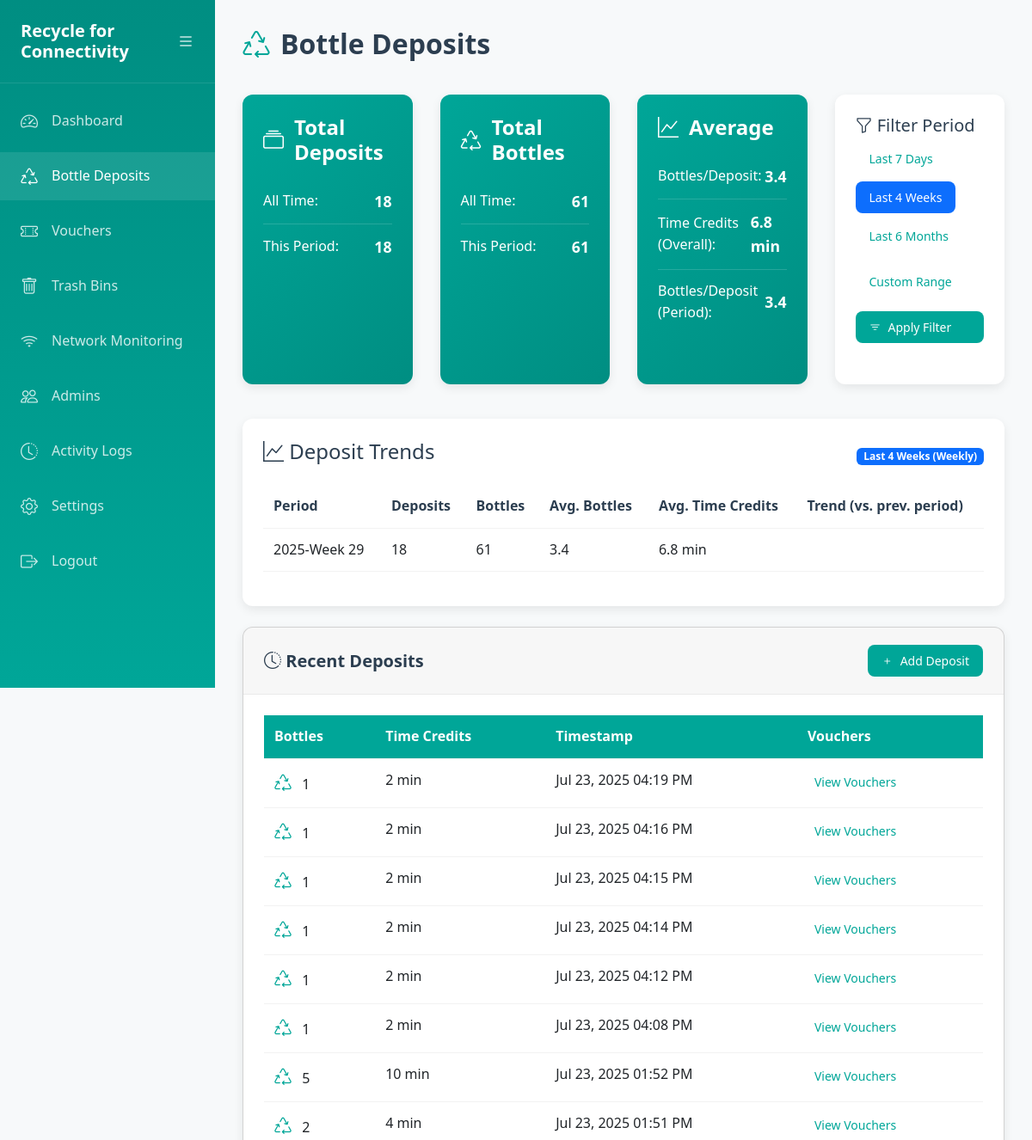
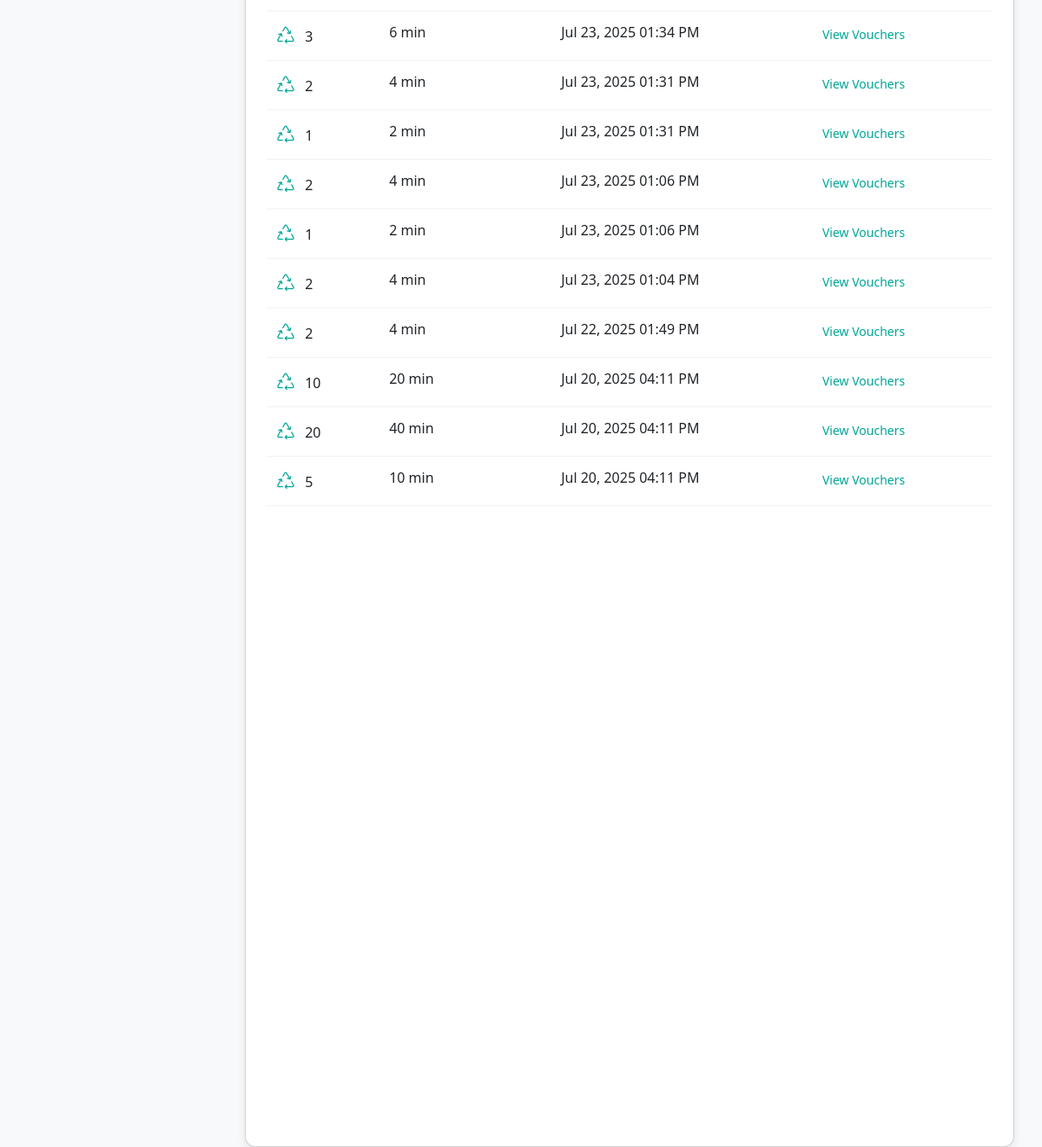
Screenshot of /bottle_deposits.php (signed in) with the database file from the repository (2 pictures, top to bottom).
### tables this page shows
CREATE TABLE `transactions` (
  `transaction_id` int(11) NOT NULL,
  `user_id` int(11) NOT NULL,
  `bottle_count` int(11) NOT NULL,
  `time_credits_earned` decimal(10,0) NOT NULL,
  `created_at` timestamp NULL DEFAULT current_timestamp()
);

### config.php (called while the page is built, shortened)
<?php
$conn = new mysqli(DB_HOST, DB_USERNAME, DB_PASSWORD, DB_NAME);
$conn->set_charset("utf8");
$conn->query("SET time_zone = '+08:00'");
function getMinutesPerBottle() {
    global $conn;
    $result = $conn->query("SHOW TABLES LIKE 'Settings'");
    $result = $conn->query("SELECT minutes_per_bottle FROM Settings LIMIT 1");
    return ($result && $result->num_rows > 0) ? (float)$result->fetch_row()[0] : 2.0;
}
?>

### bottle_deposits.php (the view, shortened to what this page needs)
<?php
require_once 'config.php';
$timeFilter = $_GET['time_filter'] ?? 'week';
$customStartDate = $_GET['custom_start_date'] ?? '';
$customEndDate = $_GET['custom_end_date'] ?? '';
$dateCondition = '';
$params = array();
$paramTypes = '';
if ($timeFilter === 'day') {
    $dateCondition = "AND DATE(created_at) >= CURDATE() - INTERVAL 7 DAY";
} elseif ($timeFilter === 'week') {
    $dateCondition = "AND created_at >= DATE_SUB(NOW(), INTERVAL 4 WEEK)";
} elseif ($timeFilter === 'month') {
    $dateCondition = "AND created_at >= DATE_SUB(NOW(), INTERVAL 6 MONTH)";
} elseif ($timeFilter === 'custom' && $customStartDate && $customEndDate) {
    $dateCondition = "AND DATE(created_at) BETWEEN ? AND ?";
    $params = array($customStartDate, $customEndDate);
    $paramTypes = 'ss';
}
$groupBy = '';
$dateFormat = '';
switch ($timeFilter) {
    case 'week':
        $groupBy = 'YEARWEEK(created_at)';
        $dateFormat = 'CONCAT(YEAR(created_at), "-Week ", LPAD(WEEK(created_at, 1), 2, "0")) as period';
        break;
}
$statsQuery = "
    SELECT
        $dateFormat,
        COUNT(*) as deposit_count,
        SUM(bottle_count) as total_bottles,
        AVG(bottle_count) as avg_bottles_per_deposit
    FROM Transactions
    WHERE 1=1 $dateCondition
    GROUP BY $groupBy
    ORDER BY period DESC
";
if (!empty($params)) {
    $stmt = $conn->prepare($statsQuery);
    $stmt->bind_param($paramTypes, ...$params);
    $stmt->execute();
    $statsResult = $stmt->get_result();
    $depositStats = $statsResult->fetch_all(MYSQLI_ASSOC);
} else {
    $depositStats = $conn->query($statsQuery)->fetch_all(MYSQLI_ASSOC);
}
$overallStatsQuery = "
    SELECT
        COUNT(*) as total_deposits,
        SUM(bottle_count) as total_bottles,
        AVG(bottle_count) as avg_bottles_per_deposit,
        MIN(created_at) as first_deposit_date,
        MAX(created_at) as last_deposit_date
    FROM Transactions
    WHERE 1=1 $dateCondition
";
if (!empty($params)) {
    $stmt = $conn->prepare($overallStatsQuery);
    $stmt->bind_param($paramTypes, ...$params);
    $stmt->execute();
    $overallResult = $stmt->get_result();
    $overallStats = $overallResult->fetch_assoc();
} else {
    $overallStats = $conn->query($overallStatsQuery)->fetch_assoc();
}
$deposits = $conn->query("
    SELECT transaction_id AS deposit_id, bottle_count, created_at AS timestamp
    FROM Transactions
    ORDER BY created_at DESC
    LIMIT 20
")->fetch_all(MYSQLI_ASSOC);
?>
<!DOCTYPE html>
<html lang="en">
<head>
    <link rel="stylesheet" href="https://cdn.jsdelivr.net/npm/bootstrap@5.2.3/dist/css/bootstrap.min.css">
    <link rel="stylesheet" href="https://cdn.jsdelivr.net/npm/bootstrap-icons@1.10.0/font/bootstrap-icons.css">
    <link rel="stylesheet" href="/css/styles.css">
</head>
<body class="dashboard-container">
    <div class="sidebar" id="sidebar">
        <div class="sidebar-header">
            <div class="logo">
                <h1><?= SITE_NAME ?></h1>
            </div>
            <button class="sidebar-toggle" id="sidebarToggle">
                <i class="bi bi-list"></i>
            </button>
        </div>
        <nav>
            <ul>
                <li>
                    <a href="dashboard.php">
                        <i class="bi bi-speedometer2"></i>
                        <span>Dashboard</span>
                    </a>
                </li>
                <li class="active">
                    <a href="bottle_deposits.php">
                        <i class="bi bi-recycle"></i>
                        <span>Bottle Deposits</span>
                    </a>
                </li>
                <li>
                    <a href="vouchers.php">
                        <i class="bi bi-ticket-perforated"></i>
                        <span>Vouchers</span>
                    </a>
                </li>
                <li>
                    <a href="bins.php">
                        <i class="bi bi-trash"></i>
                        <span>Trash Bins</span>
                    </a>
                </li>
                <li class="">
                    <a href="sessions.php">
                        <i class="bi bi-wifi"></i>
                        <span>Network Monitoring</span>
                    </a>
                </li>
                <li>
                    <a href="users.php">
                        <i class="bi bi-people"></i>
                        <span>Admins</span>
                    </a>
                </li>
                <li>
                    <a href="activity_logs.php">
                        <i class="bi bi-clock-history"></i>
                        <span>Activity Logs</span>
                    </a>
                </li>
                <li>
                    <a href="settings.php">
                        <i class="bi bi-gear"></i>
                        <span>Settings</span>
                    </a>
                </li>
                <li>
                    <a href="logout.php">
                        <i class="bi bi-box-arrow-right"></i>
                        <span>Logout</span>
                    </a>
                </li>
            </ul>
        </nav>
    </div>
    <div class="main-content">
        <div class="main-header">
            <h2><i class="bi bi-recycle"></i> Bottle Deposits</h2>
        </div>
        <div class="row mb-4">
            <div class="col-md-3">
                <div class="stats-card">
                    <h4><i class="bi bi-collection"></i> Total Deposits</h4>
                    <div class="stat-item">
                        <span>All Time:</span>
                        <span class="stat-value"><?php echo number_format($overallStats['total_deposits'] ?? 0); ?></span>
                    </div>
                    <div class="stat-item">
                        <span>This Period:</span>
                        <span class="stat-value">
                            <?php echo number_format(array_sum(array_column($depositStats, 'deposit_count'))); ?>
                        </span>
                    </div>
                </div>
            </div>
            <div class="col-md-3">
                <div class="stats-card">
                    <h4><i class="bi bi-recycle"></i> Total Bottles</h4>
                    <div class="stat-item">
                        <span>All Time:</span>
                        <span class="stat-value"><?php echo number_format($overallStats['total_bottles'] ?? 0); ?></span>
                    </div>
                    <div class="stat-item">
                        <span>This Period:</span>
                        <span class="stat-value">
                            <?php echo number_format(array_sum(array_column($depositStats, 'total_bottles'))); ?>
                        </span>
                    </div>
                </div>
            </div>
            <div class="col-md-3">
                <div class="stats-card">
                    <h4><i class="bi bi-graph-up"></i> Average</h4>
                    <div class="stat-item">
                        <span>Bottles/Deposit:</span>
                        <span class="stat-value"><?php echo number_format($overallStats['avg_bottles_per_deposit'] ?? 0, 1); ?></span>
                    </div>
                    <div class="stat-item">
                        <span>Time Credits (Overall):</span>
                        <span class="stat-value">
                            <?php
                            $overallAvgTimeCredits = ($overallStats['avg_bottles_per_deposit'] ?? 0) * getMinutesPerBottle();
                            echo number_format($overallAvgTimeCredits, 1) . ' min';
                            ?>
                        </span>
                    </div>
                    <div class="stat-item">
                        <span>Bottles/Deposit (Period):</span>
                        <span class="stat-value">
                            <?php
                            $total_bottles_period = array_sum(array_column($depositStats, 'total_bottles'));
                            $total_deposits_period = array_sum(array_column($depositStats, 'deposit_count'));
                            echo $total_deposits_period > 0 ? number_format($total_bottles_period / $total_deposits_period, 1) : '0.0';
                            ?>
                        </span>
                    </div>
                </div>
            </div>
            <div class="col-md-3">
                <div class="filter-section">
                    <h5><i class="bi bi-funnel"></i> Filter Period</h5>
                    <form method="GET" action="bottle_deposits.php">
                        <div class="d-flex flex-wrap justify-content-between gap-2 mb-3" role="group">
                            <label class="btn btn-outline-primary time-filter-btn" for="day_filter">Last 7 Days</label>
                            <label class="btn btn-outline-primary time-filter-btn" for="week_filter">Last 4 Weeks</label>
                            <label class="btn btn-outline-primary time-filter-btn" for="month_filter">Last 6 Months</label>
                        </div>
                        <div class="mb-3">
                            <label class="btn btn-outline-primary time-filter-btn w-100" for="custom_filter">Custom Range</label>
                        </div>
                        <button type="submit" class="btn btn-primary w-100">
                            <i class="bi bi-filter"></i> Apply Filter
                        </button>
                    </form>
                </div>
            </div>
        </div>
        <div class="chart-container">
            <div class="d-flex justify-content-between align-items-center mb-3">
                <h4><i class="bi bi-graph-up"></i> Deposit Trends</h4>
                <div>
                    <span class="badge bg-primary">
                        <?php
                        $filterText = '';
                        if ($timeFilter === 'day') $filterText = 'Last 7 Days (Daily)';
                        else if ($timeFilter === 'week') $filterText = 'Last 4 Weeks (Weekly)';
                        else if ($timeFilter === 'month') $filterText = 'Last 6 Months (Monthly)';
                        else if ($timeFilter === 'custom') $filterText = 'Custom Range';
                        echo htmlspecialchars($filterText);
                        ?>
                    </span>
                </div>
            </div>
            <div class="table-responsive">
                <table class="table table-hover">
                    <thead>
                        <tr>
                            <th>Period</th>
                            <th>Deposits</th>
                            <th>Bottles</th>
                            <th>Avg. Bottles</th>
                            <th>Avg. Time Credits</th>
                            <th>Trend (vs. prev. period)</th>
                        </tr>
                    </thead>
                    <tbody>
                        <?php
                        foreach ($depositStats as $index => $stat):
                            $trendIcon = '';
                        ?>
                            <tr>
                                <td>
                                    <span>
                                        <?php echo htmlspecialchars($stat['period']); ?>
                                    </span>
                                </td>
                                <td><?php echo number_format($stat['deposit_count']); ?></td>
                                <td><?php echo number_format($stat['total_bottles']); ?></td>
                                <td><?php echo number_format($stat['avg_bottles_per_deposit'], 1); ?></td>
                                <td>
                                    <?php
                                    $avgTimeCreditsPerPeriodDeposit = $stat['avg_bottles_per_deposit'] * getMinutesPerBottle();
                                    echo number_format($avgTimeCreditsPerPeriodDeposit, 1) . ' min';
                                    ?>
                                </td>
                                <td><?php echo $trendIcon; ?></td>
                            </tr>
                        <?php endforeach; ?>
                    </tbody>
                </table>
            </div>
        </div>
        <div class="card">
            <div class="card-header d-flex justify-content-between align-items-center">
                <h3 class="mb-0"><i class="bi bi-clock-history"></i> Recent Deposits</h3>
                <button class="btn btn-primary" data-bs-toggle="modal" data-bs-target="#addDepositModal">
                    <i class="bi bi-plus"></i> Add Deposit
                </button>
            </div>
            <div class="card-body">
                <div class="table-responsive">
                    <table class="table table-hover deposit-table">
                        <thead>
                            <tr>
                                <th>Bottles</th>
                                <th>Time Credits</th>
                                <th>Timestamp</th>
                                <th>Vouchers</th>
                            </tr>
                        </thead>
                        <tbody>
                            <?php if (!empty($deposits)): ?>
                                <?php foreach ($deposits as $deposit): ?>
                                    <tr>
                                        <td>
                                            <i class="bi bi-recycle bottle-icon"></i>
                                            <?php echo htmlspecialchars($deposit['bottle_count']); ?>
                                        </td>
                                        <td>
                                            <?php
                                            $timeCredits = $deposit['bottle_count'] * getMinutesPerBottle();
                                            echo number_format($timeCredits) . ' min';
                                            ?>
                                        </td>
                                        <td><?php echo htmlspecialchars(date('M j, Y h:i A', strtotime($deposit['timestamp']))); ?></td>
                                        <td>
                                            <a href="vouchers.php?transaction_id=<?php echo htmlspecialchars($deposit['deposit_id']); ?>" class="btn btn-sm btn-outline-primary">
                                                View Vouchers
                                            </a>
                                        </td>
                                    </tr>
                                <?php endforeach; ?>
                            <?php endif; ?>
                        </tbody>
                    </table>
                </div>
            </div>
        </div>
    </div>
</body>
</html>

### rows the page displays
transactions: bottle_count "1", timeCredits "2", created_at "Jul 23, 2025 04:19 PM"
transactions: bottle_count "1", timeCredits "2", created_at "Jul 23, 2025 04:16 PM"
transactions: bottle_count "1", timeCredits "2", created_at "Jul 23, 2025 04:15 PM"
transactions: bottle_count "1", timeCredits "2", created_at "Jul 23, 2025 04:14 PM"
transactions: bottle_count "1", timeCredits "2", created_at "Jul 23, 2025 04:12 PM"
transactions: bottle_count "1", timeCredits "2", created_at "Jul 23, 2025 04:08 PM"
transactions: bottle_count "5", timeCredits "10", created_at "Jul 23, 2025 01:52 PM"
transactions: bottle_count "2", timeCredits "4", created_at "Jul 23, 2025 01:51 PM"
transactions: bottle_count "3", timeCredits "6", created_at "Jul 23, 2025 01:34 PM"
transactions: bottle_count "2", timeCredits "4", created_at "Jul 23, 2025 01:31 PM"
transactions: bottle_count "1", timeCredits "2", created_at "Jul 23, 2025 01:31 PM"
transactions: bottle_count "2", timeCredits "4", created_at "Jul 23, 2025 01:06 PM"
transactions: bottle_count "1", timeCredits "2", created_at "Jul 23, 2025 01:06 PM"
transactions: bottle_count "2", timeCredits "4", created_at "Jul 23, 2025 01:04 PM"
transactions: bottle_count "2", timeCredits "4", created_at "Jul 22, 2025 01:49 PM"
transactions: bottle_count "10", timeCredits "20", created_at "Jul 20, 2025 04:11 PM"
transactions: bottle_count "20", timeCredits "40", created_at "Jul 20, 2025 04:11 PM"
transactions: bottle_count "5", timeCredits "10", created_at "Jul 20, 2025 04:11 PM"

### other values shown
SITE_NAME "Recycle for Connectivity"
$overallStats['total_deposits'] "18"
array_sum(array_column($depositStats, 'deposit_count')) "18"
$overallStats['total_bottles'] "61"
array_sum(array_column($depositStats, 'total_bottles')) "61"
$overallStats['avg_bottles_per_deposit'] "3.4"
$overallAvgTimeCredits "6.8"
$total_bottles_period / $total_deposits_period "3.4"
$filterText "Last 4 Weeks (Weekly)"
$stat['period'] "2025-Week 29"
$stat['deposit_count'] "18"
$stat['total_bottles'] "61"
$stat['avg_bottles_per_deposit'] "3.4"
$avgTimeCreditsPerPeriodDeposit "6.8"
